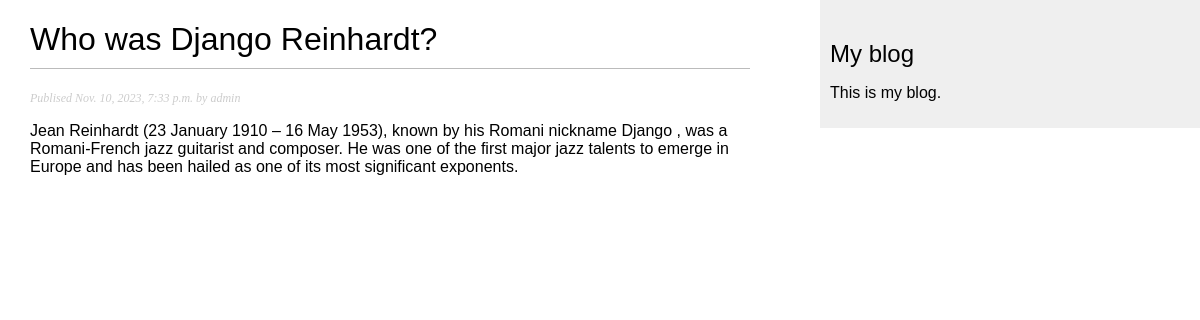
Page /blog/2023/11/10/who-was-django-reinhardt/ on the committed database.
### blog/models.py (models this page shows, shortened)
class Post(models.Model):
    class Status(models.TextChoices): # класс для хранения черновика
        DRAFT = 'DF', 'Draft'         # Post.Status.values вернет список ['DF', 'PB']
        PUBLISHED = 'PB', 'Published' # Post.Status.names ['DRAFT', 'PUBLISHED']
    title = models.CharField(max_length=250)  # Заголовок
    slug = models.SlugField(max_length=250,
                            unique_for_date='publish')   # с помощью этого параметра предотвратим хранение в модели Пост дублирующих записей.
    author = models.ForeignKey(User,
                               on_delete=models.CASCADE,
                               related_name='blog_posts') # для обращения user.blog_posts.
    body = models.TextField()  # поле для хранения тела поста
    publish = models.DateTimeField(default=timezone.now)
    created = models.DateTimeField(auto_now_add=True)
    updated = models.DateTimeField(auto_now=True)
    status = models.CharField(max_length=2,
                              choices=Status.choices,   # Post.Status.choices вернет [('DF', 'Draft'), ('PB', 'Published')]
                              default=Status.DRAFT)     # Post.Status.labels вернет ['Draft', 'Published']
    objects = models.Manager() # менеджер применяемый по умолчанию добавили вместе с классом
    published = PublishedManager() # конкретно прикладной менеджер                 (PublishedManager)
    class Meta:
        ordering = ['-publish'] # атрибут  ordering сортирует результаты по полю публикация
        indexes = [     # В Meta-класс модели была добавлена опция indexes
            models.Index(fields=['-publish']),   #
        ]

### blog/views.py (the view)
def post_detail(request, year, month, day, post):
    post = get_object_or_404(Post,
                             status=Post.Status.PUBLISHED,  # удаляем параметр id=id и добавляем год, месяц, день
                             slug=post,
                             publish__year=year,
                             publish__month=month,
                             publish__day=day)
    return render(request,
                  'blog/post/detail.html',
                  {'post': post})

### blog/templates/blog/post/detail.html (shortened to what this page needs)
{% extends "blog/base.html" %}
{% block content %}
    <h1>{{ post.title }}</h1>
    <p class ="date">
        Publised {{ post.publish }} by {{ post.author }}
    </p>
    {{ post.body|linebreaks }}
{% endblock content %}

### blog/static/css/blog.css (style rules this page uses)
body { margin:0; padding:0; font-family:helvetica, sans-serif; }
h1 { font-weight:normal; border-bottom:1px solid #bbb; padding:0 0 10px 0; }
p.date { color:#ccc; font-family: georgia, serif; font-size: 12px; font-style: italic; }

### rows in the picture
Post: title "Who was Django Reinhardt?", publish "Nov. 10, 2023, 7:33 p.m.", author "admin", body "Jean Reinhardt (23 January 1910 – 16 May 1953), known by his Romani nickname Django , was a Romani-French jazz guitarist and composer. He was one of the first major jazz talents to emerge in Europe and has been hailed as one of its most significant exponents."
